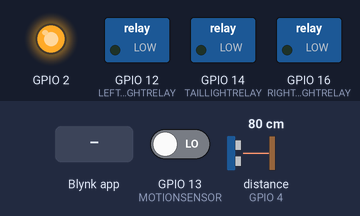
The sketch below on a simulated ESP8266 (NodeMCU). Parts: switched loads named in the sketch (green lamp = pin HIGH), output pins drawn as LEDs (lit = HIGH, except the on-board LED, lit = LOW). Dashed ring = blinking. The inputs (shaded band) are chosen by the test bench; at power-on: GPIO 13 (MOTIONSENSOR) LOW, distance to the obstacle (sensor on GPIO 4) 80 cm. The echo pulse lasts 58.3 µs per cm; WiFi joins after 1.5 s; servers stay silent unless stated; the local clock reads 2024-03-15 10:24:30 at power-on unless the sketch sets it; pins used as bus, display or sensor lines are not drawn.

Above: at 3.0 s.
3.1 s: GPIO 13 (MOTIONSENSOR) driven HIGH
At 5.9 s:
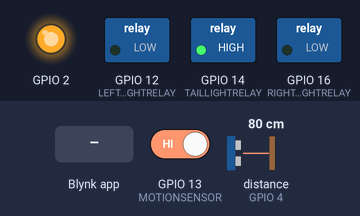
6.1 s: Blynk app writes 1 to V5
At 6.26 s:
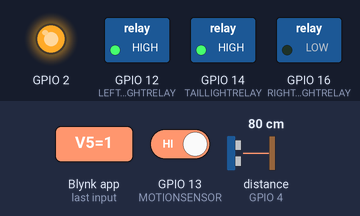
9.1 s: Blynk app writes 1 to V6
At 10.3 s:
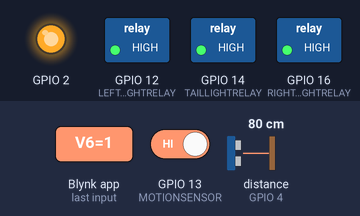
10.6 s: distance to the obstacle (sensor on GPIO 4) set to 178 cm
12.1 s: distance to the obstacle (sensor on GPIO 4) set to 185 cm
At 12.9 s:
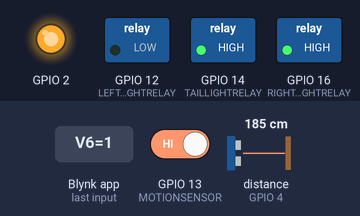
15.1 s: distance to the obstacle (sensor on GPIO 4) set to 2 cm
At 15.4 s:
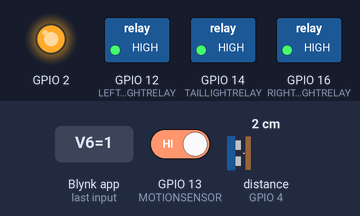
Timing chart, 0 to 17.6 s (numbered marks = the images above; inputs shaded):
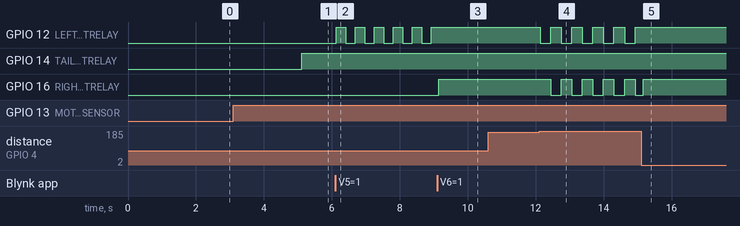

Measured:
- the behaviour switches between 180 and 181 cm on distance to the obstacle (sensor on GPIO 4) (found by bisection; images 3 and 4)
- after the input at 3.1 s, GPIO 14 (TAILLIGHTRELAY): LOW → HIGH after 2.0 s
- after the input at 6.1 s, GPIO 12 (LEFTBRAKELIGHTRELAY): alternates HIGH for 0.28 s and LOW for 0.28 s, starting at once
- after the input at 9.1 s, GPIO 12 (LEFTBRAKELIGHTRELAY): stops changing and stays HIGH; GPIO 16 (RIGHTBRAKELIGHTRELAY): LOW → HIGH at once
- after the input at 10.6 s, every drawn part: stays the same
- after the input at 12.1 s, GPIO 12 (LEFTBRAKELIGHTRELAY): alternates HIGH for 0.31 s and LOW for 0.31 s, starting at once; GPIO 16 (RIGHTBRAKELIGHTRELAY): alternates HIGH for 0.31 s and LOW for 0.31 s, starting after 0.34 s
- after the input at 15.1 s, GPIO 12 (LEFTBRAKELIGHTRELAY): stops changing and stays HIGH

The sketch:

Tailgate.ino
```cpp
#include <ESP8266WiFi.h>
#include <BlynkSimpleEsp8266.h>
#include <TimeLib.h>
#include <WidgetRTC.h>
#include <Time.h>

//External Sensors
#define TRIGGER 5 //D1
#define ECHO    4 //D2
#define MOTIONSENSOR 13 //D7

//12V Light Relays
#define TAILLIGHTRELAY 14 //D5
#define LEFTBRAKELIGHTRELAY 12  //D6
#define RIGHTBRAKELIGHTRELAY 16  //D0

 //These are the states of the brake lights.
#define BRAKEOFF 0
#define BRAKEFLASHLEFT 1
#define BRAKEFLASHRIGHT 2
#define BRAKEFLASH 3
#define BRAKEALTERNATE 4
#define BRAKEON 5

// Auth Token for Blynk App.
char auth[] = "a1db02cc15694e9f8922924b624022f9";

// Your WiFi credentials.
char ssid[] = "twodolphins";
char pass[] = "twodolphinsrock";

//Delays to turn on and off, we dont want it blinking when there is a
//bad sensor reading.
long _delayToTurnOff = 300000;       //BLINK V1  In Seconds from Blynk
long _delayToTurnOn = 2000;          //BLINK V2  In Seconds from Blynk

//Distance in CM's For Controlling the feedback in lights.
long _distanceToCar = 10000;
long _distanceToBrake = 120;         //BLINK V4
long _distanceToFlash = 305;         //BLINK V3

//Blink every 1/4 second if possible.
int _blinkRate = 250;

//Current Brake light Status
long _brakeLightStatus = BRAKEOFF;   //BLINK V5

//Allow manual control over the blinking
//for fun with a time out so we dont
//forget to turn it off..
int _manualOverride = 0;             //BLINK V6

//Manual override will only last an hour at max.
long _manualOverrideTimeLimit = 360000;

//For syncing the time.
WidgetRTC rtc;

//This is just a toggel so we can flash the lights,
bool _lightOn = false;

//Basic setup for the 8266
void setup()
{
  // Debug console
  Serial.begin (9600);
  pinMode(TRIGGER, OUTPUT);
  pinMode(ECHO, INPUT);
  pinMode(BUILTIN_LED, OUTPUT);
  pinMode(MOTIONSENSOR,INPUT);
  pinMode(TAILLIGHTRELAY, OUTPUT);
  pinMode(LEFTBRAKELIGHTRELAY, OUTPUT);
  pinMode(RIGHTBRAKELIGHTRELAY, OUTPUT);

  //Initialize BLINK
  Blynk.begin(auth, ssid, pass);

  //Initialize the lights off.
  digitalWrite(TAILLIGHTRELAY, 0);
  digitalWrite(LEFTBRAKELIGHTRELAY, 0);
  digitalWrite(RIGHTBRAKELIGHTRELAY, 0);
}

///Uses the ultra sonic sensor to detect the distance from the Car, if it is there.
void MeasureDistance()
{
    // defines variables
    long duration;
    float distance;
    float Mdistance;

    // Clears the trigPin
    digitalWrite(TRIGGER, LOW);
    delayMicroseconds(2);
    // Sets the trigPin on HIGH state for 10 micro seconds
    digitalWrite(TRIGGER, HIGH);
    delayMicroseconds(10);
    digitalWrite(TRIGGER, LOW);
    // Reads the echoPin, returns the sound wave travel time in microseconds
    duration = pulseIn(ECHO, HIGH);

    // Calculating the distance
    distance= (duration*0.0228)/2;  // Distance with Cm
    //Mdistance= distance/100;        // Distance with m

    _distanceToCar = distance;
    Blynk.virtualWrite(V10, _distanceToCar);

    //Dont worry about flashing if we have manual override on.
    if(_manualOverride != 0)
    {
      //If the Distance is close enough to Brake, do that.
      if(distance < _distanceToBrake)
        _brakeLightStatus = BRAKEON;
      //if the Distance is close enough to flash, do that.
      else if(distance < _distanceToFlash)
        _brakeLightStatus = BRAKEFLASH;
      //Do neither
      else
        _brakeLightStatus = BRAKEOFF;
    }
}


//Return the motion if there is motion in the area or not based on time needed to turn on and off motion
//There maybe motion in the area, but it has to happen for a set number of seconds before we say there is
//and the motion might be gone, but we wait so many seconds before we state no motion..
//This avoids sensor errors and blinking of on off.
bool IsThereMotion()
{
  //These are state variables to keep track of movement to we can turn on and off based on number of seconds.
  static unsigned long _startTime = 0;
  static unsigned long _endTime = 0;
  static bool _lastMotion = false;

  //Assume we have no change in motion.
  bool motionInTheArea = _lastMotion;

  //See if motion is currently being detected
  unsigned long motionTime = 0;
  bool currentMotionDetected = (digitalRead(MOTIONSENSOR) == HIGH);

  //In order to turn on or off the lights, we need to see if we see movement for at least 2 seconds before we change the state, if so, we will turn the lights on.
  if(currentMotionDetected)
  {
    //We have motion, so if we were counting an endTIme, clear it.
    _endTime = 0;
    //See if we already have a start time, if not, start one.
    if(_startTime == 0)
      _startTime = millis();
    else if(!_lastMotion && ((millis() - _startTime) >= _delayToTurnOn))
      motionInTheArea = true;

  }
  else
  {
    //WE have no motion, so if we were counting a start time clear it.
    _startTime = 0;
    //We just stopped moving, so clear the start time.
    if(_endTime == 0)
      _endTime = millis();
    else if(_lastMotion && ((millis() - _endTime) >= _delayToTurnOff))
      motionInTheArea = false;
  }

  //Save the current value for the next time we come around.
  _lastMotion = motionInTheArea;

  return motionInTheArea;
}

///the main loop.
void loop()
{
    Blynk.run();

    //Flag for when we turn on the lights so we only trun them off once.
    static bool lightsOn = false;

    //We only care to measure if there is movement.
    if(IsThereMotion()){
      //The lights are going on.
      lightsOn = true;
      //There is motion, turn on the taillights.
      digitalWrite(TAILLIGHTRELAY, 1);

      //Measure the distance to see what to do with the brake lights.
      MeasureDistance();

      switch(_brakeLightStatus){

        case BRAKEON:
            digitalWrite(LEFTBRAKELIGHTRELAY, 1);
            digitalWrite(RIGHTBRAKELIGHTRELAY, 1);
        break;

        case BRAKEFLASHLEFT:
        case BRAKEFLASHRIGHT:
        case BRAKEFLASH:
        case BRAKEALTERNATE:
          //Simple time checker for flashing the light.
          static long _lastBlink =0;
          static bool _lastBlinkOn = false;
          if((millis() - _lastBlink) > _blinkRate){
            _lastBlinkOn = !_lastBlinkOn;
            if((_brakeLightStatus == BRAKEFLASHLEFT) || (_brakeLightStatus >= BRAKEFLASH))
              digitalWrite(LEFTBRAKELIGHTRELAY, _lastBlinkOn ? 1 : 0);
            if((_brakeLightStatus == BRAKEFLASHRIGHT) || (_brakeLightStatus >= BRAKEFLASH))
              digitalWrite(RIGHTBRAKELIGHTRELAY, _lastBlinkOn ? ((_brakeLightStatus == BRAKEALTERNATE) ? 1:0) : ((_brakeLightStatus == BRAKEALTERNATE) ? 0:1));
            _lastBlink = millis();
          }
        break;

        //Default is LIGHTS OFF!
        default:
            digitalWrite(LEFTBRAKELIGHTRELAY, 0);
            digitalWrite(RIGHTBRAKELIGHTRELAY, 0);
      }
    }
    //Shut the lights off if they were on.
    else if(lightsOn){
      lightsOn = false;
      //Default to lights off, we never leave them on when there is no movement.
      digitalWrite(TAILLIGHTRELAY, 0);
      digitalWrite(LEFTBRAKELIGHTRELAY, 0);
      digitalWrite(RIGHTBRAKELIGHTRELAY, 0);
    }

    //We only want to check motion and distance at the most ever 50 milliseconds max
    delay(50);

    //We only manual override for a set amout of time, we see if manual is over
    if(_manualOverride != 0 && millis() > _manualOverride)
      _manualOverride = 0;

}

//////////////////////////////////////////////////////////////////////////////////////
// Blink Code
/////////////////////////////////////////////////////////////////////////////////////
BLYNK_CONNECTED() {

  // Request Blynk server to re-send latest values for all pins
  Blynk.syncAll();

  // Synchronize time with BLINK on connection
  rtc.begin();

}

BLYNK_WRITE(V1)
{
  //Convert from seconds to millis as the blynk app is sending seconds not millis
  _delayToTurnOff= param.asDouble()* 1000;
}

BLYNK_WRITE(V2)
{
  //Convert from seconds to millis as the blynk app is sending seconds not millis
  _delayToTurnOn= param.asDouble()* 1000;
}

BLYNK_WRITE(V3)
{
  _distanceToFlash= param.asDouble();
}

BLYNK_WRITE(V4)
{
  _distanceToBrake= param.asDouble();
}

BLYNK_WRITE(V5)
{
  _brakeLightStatus= param.asInt();
}

BLYNK_WRITE(V6)
{
  _manualOverride = param.asInt();
  if(_manualOverride != 0)
    _manualOverride = millis() + _manualOverrideTimeLimit;

}
```
